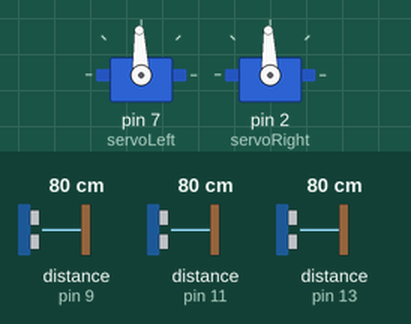
Simulated run of this sketch. Board: Arduino Uno, built with avr-gcc and run on an emulated ATmega328P. Shown: 2 × servo. Wiring (inferred from the names in the program): 3 × ultrasonic range finder: trigger pin 8, echo pin 9 / trigger pin 10, echo pin 11 / trigger pin 12, echo pin 13. The inputs (shaded band) are chosen by the test bench; at power-on: distance to the obstacle (sensors on pin 9, pin 13, pin 11) 80 cm. The echo pulse lasts 58.3 µs per cm.

Above: at 1.2 s.
1.3 s: distance to the obstacle (sensor on pin 9) set to 6 cm
2.8 s: distance to the obstacle (sensor on pin 9) set to 3 cm
At 4.0 s:
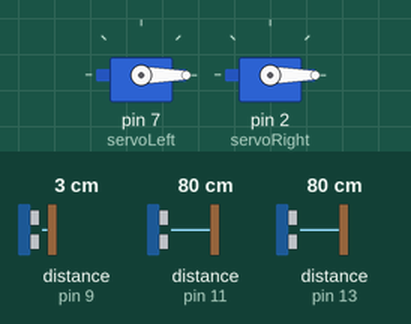
4.3 s: distance to the obstacle (sensor on pin 13) set to 7 cm
5.8 s: distance to the obstacle (sensor on pin 13) set to 5 cm
At 6.8 s:
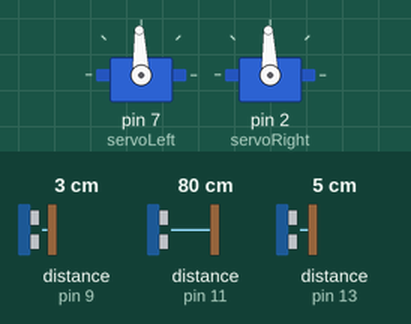
7.3 s: distance to the obstacle (sensor on pin 13) set to 2 cm
At 8.0 s:
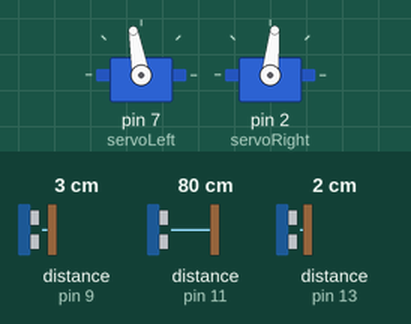
8.8 s: distance to the obstacle (sensor on pin 9) set to 9 cm
At 9.4 s:
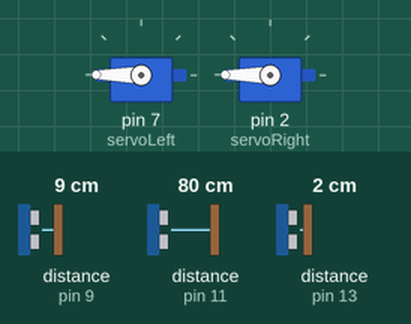
Timing chart, 0 to 11.3 s (numbered marks = the images above; inputs shaded):
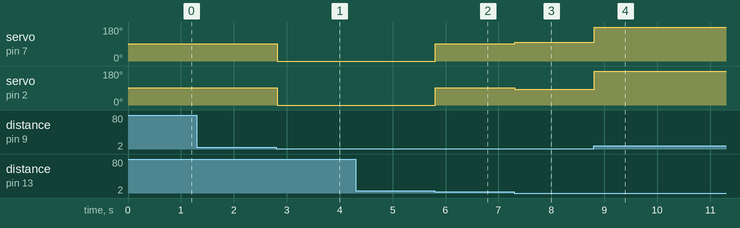

The sketch:

Bi_directional_Prototype_V1.7.ino
```cpp
#include <Servo.h>

Servo servoLeft;          // Define left servo
Servo servoRight;         // Define right servo

  // defines pins numbers
const int trigPinLS = 8;
const int echoPinLS = 9;
const int trigPinFS = 10;
const int echoPinFS = 11;
const int trigPinRS = 12;
const int echoPinRS = 13;


// defines variables
long durationLS;
int distanceLS;
long durationFS;
int distanceFS;
long durationRS;
int distanceRS;


void loop()
{
digitalWrite(trigPinLS, LOW);
delayMicroseconds(2);
digitalWrite(trigPinLS, HIGH);
delayMicroseconds(10);
digitalWrite(trigPinLS, LOW);
durationLS = pulseIn(echoPinLS, HIGH);
distanceLS = durationLS*0.034/2;

delayMicroseconds(100);

digitalWrite(trigPinFS, LOW);
delayMicroseconds(2);
digitalWrite(trigPinFS, HIGH);
delayMicroseconds(10);
digitalWrite(trigPinFS, LOW);
durationFS = pulseIn(echoPinFS, HIGH);
distanceFS = durationFS*0.034/2;

delayMicroseconds(100);

digitalWrite(trigPinRS, LOW);
delayMicroseconds(2);
digitalWrite(trigPinRS, HIGH);
delayMicroseconds(10);
digitalWrite(trigPinRS, LOW);
durationRS = pulseIn(echoPinRS, HIGH);
distanceRS = durationRS*0.034/2;

delayMicroseconds(100);

if (distanceLS < 4  &&  distanceFS > 4 && distanceRS > 4 )
    {
    TurnRight();
    }
       else if (distanceLS > 4  &&  distanceFS > 4 && distanceRS < 4 )
          {
          TurnLeft();
           }
               else if (distanceLS < 4  &&  distanceFS > 4 && distanceRS < 4 )
               //(distanceLS < 4 || distanceLS > 0 &&  distanceFS > 4 || distanceFS < 0 && distanceRS > 4 || distanceRS < 0 )
               {
               Forward();
               }
           else
               {
               stopRobot();
               }
    }


// Robot Motor Functions

void stopRobot()
{
  servoLeft.write(92);
  servoRight.write(92);
}

void Forward()
{
  servoLeft.write(100);
  servoRight.write(84);
}

void TurnRight()
{
  servoLeft.write(0);
  servoRight.write(0);
}

void TurnLeft()
{
  servoLeft.write(180);
  servoRight.write(180);
}


//Set up I/O
void setup()
{
pinMode(trigPinLS, OUTPUT);
pinMode(echoPinLS, INPUT);
pinMode(trigPinFS, OUTPUT);
pinMode(echoPinFS, INPUT);
pinMode(trigPinRS, OUTPUT);
pinMode(echoPinRS, INPUT);
servoLeft.attach(7);
servoRight.attach(2);
}
```

Measured:
- the behaviour switches between 5 and 4 cm on distance to the obstacle (sensor on pin 9) (found by bisection; images 0 and 1)
- the behaviour switches between 6 and 5 cm on distance to the obstacle (sensor on pin 13) (found by bisection; images 1 and 2)
- after the input at 1.3 s, every drawn part: stays the same
- after the input at 2.8 s, servo on pin 7 (servoLeft), servo on pin 2 (servoRight): 92° → 0° at once
- after the input at 4.3 s, every drawn part: stays the same
- after the input at 5.8 s, servo on pin 7 (servoLeft), servo on pin 2 (servoRight): 0° → 92° at once
- after the input at 7.3 s, servo on pin 7 (servoLeft): 92° → 100° at once; servo on pin 2 (servoRight): 92° → 84° at once
- after the input at 8.8 s, servo on pin 7 (servoLeft): 100° → 180° at once; servo on pin 2 (servoRight): 84° → 180° at once
